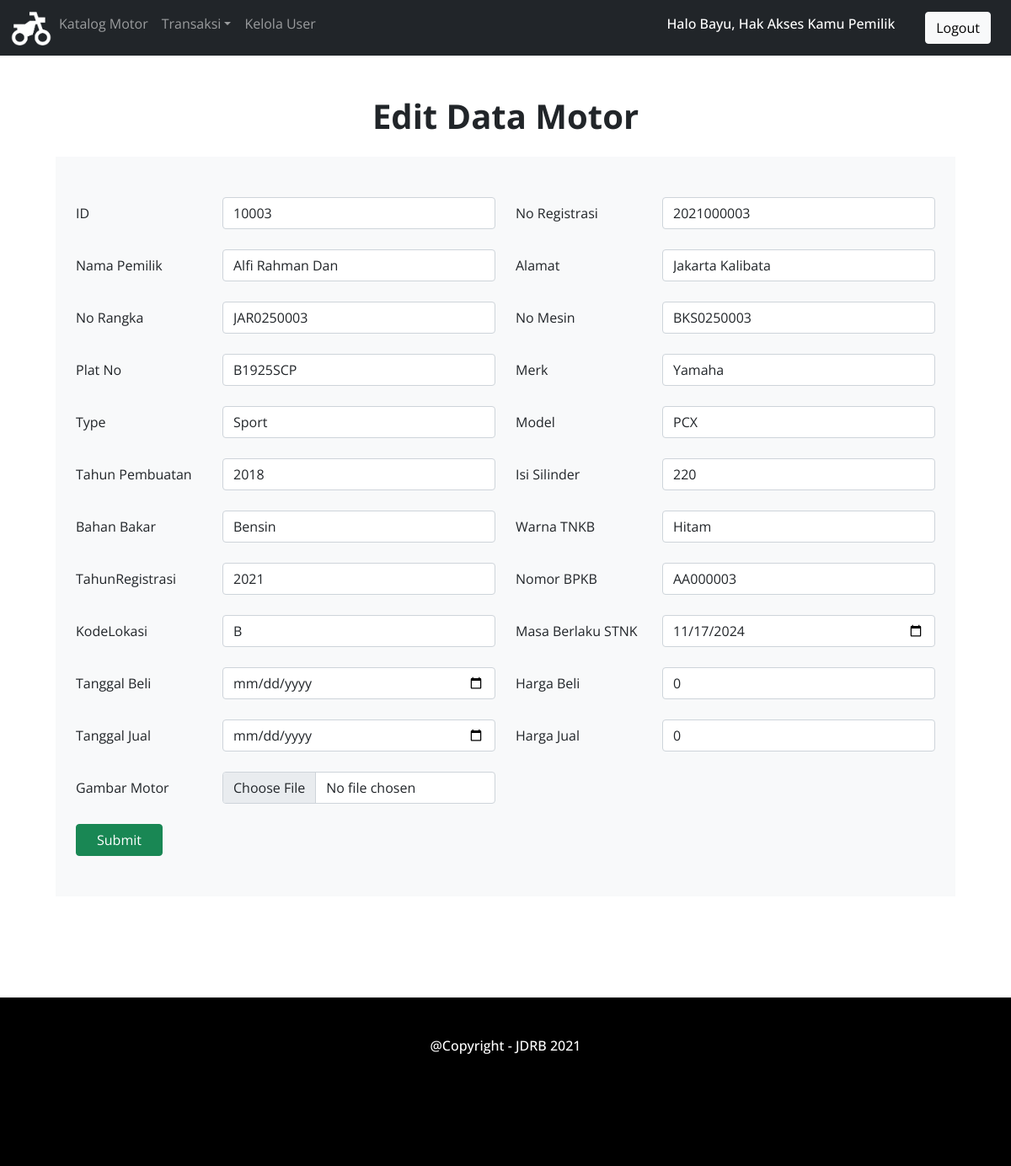
Before: /home/Pemilik/identitas_motor_update.php?ID=10003 (signed in) with the older database file.
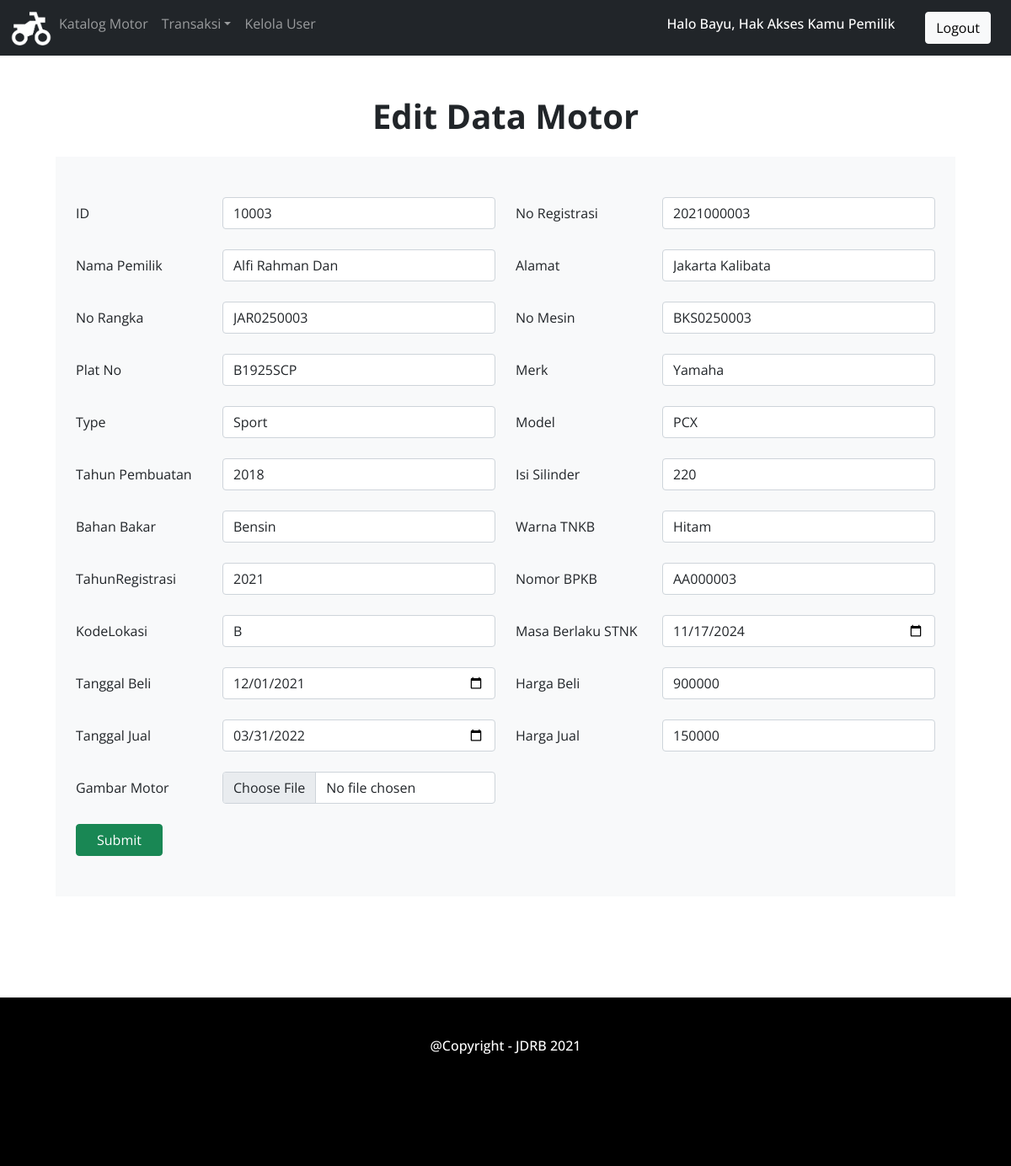
After: the same page with the newer database file.
### tables this page shows
CREATE TABLE `identitas_motor` (
  `ID` int(5) NOT NULL,
  `NoRegistrasi` int(10) NOT NULL,
  `NamaPemilik` varchar(25) NOT NULL,
  `Alamat` varchar(25) NOT NULL,
  `NoRangka` varchar(15) NOT NULL,
  `NoMesin` varchar(15) NOT NULL,
  `PlatNo` varchar(9) NOT NULL,
  `Merk` varchar(10) NOT NULL,
  `Type` varchar(15) NOT NULL,
  `Model` varchar(10) NOT NULL,
  `TahunPembuatan` year(4) NOT NULL,
  `IsiSilinder` int(5) NOT NULL,
  `BahanBakar` varchar(10) NOT NULL,
  `WarnaTNKB` varchar(10) NOT NULL,
  `TahunRegistrasi` year(4) NOT NULL,
  `NoBPKB` varchar(8) NOT NULL,
  `KodeLokasi` varchar(10) NOT NULL,
  `MasaBerlakuSTNK` date NOT NULL,
  `Gambar_Motor` varchar(255) NOT NULL,
  `Tgl_Beli` date DEFAULT NULL,
  `Harga_Beli` int(11) NOT NULL,
  `Tgl_Jual` date DEFAULT NULL,
  `Harga_Jual` int(11) NOT NULL
);

### home/Pemilik/identitas_motor_update.php (the view, shortened to what the changed rows need)
<!DOCTYPE html>
<html lang="en">
<head>
<link rel="stylesheet" href="../../bootstrap/css/bootstrap.min.css">
<link rel="stylesheet" href="../../style.css">
</head>
<body>
<div class="header">
    <h1 class="mt-5">Edit Data Motor</h1>
</div>
<div class="container" >
		<div class="bg-light m-4 p-4">
            <?php
                include '../../koneksi.php';
                $ID=$_GET['ID'];
                $data=mysqli_query($koneksi,"SELECT * from identitas_motor where ID='$ID' ") or die(mysqli_error($koneksi));
                $identitas_motor=mysqli_fetch_array($data);
            ?>
			<form method="post" action="../../proses/identitas_motor_updateproses.php?ID=<?php echo $ID?>" enctype="multipart/form-data">
                <div class="form-group row my-4">
                    <div class="col-sm-4">
                        <input type="number" class="form-control" name="ID" value="<?php echo $identitas_motor['ID']?>" required>
                    </div>
                    <div class="col-sm-4">
                        <input type="number" class="form-control" name="NoRegistrasi" value="<?php echo $identitas_motor['NoRegistrasi']?>" required>
                    </div>
                </div>
                <div class="form-group row my-4">
                    <div class="col-sm-4">
                        <input type="text" class="form-control" name="NamaPemilik" value="<?php echo $identitas_motor['NamaPemilik']?>" required>
                    </div>
                    <div class="col-sm-4">
                        <input type="text" class="form-control" name="Alamat" value="<?php echo $identitas_motor['Alamat']?>" required>
                    </div>
                </div>
                <div class="form-group row my-4">
                    <div class="col-sm-4">
                        <input type="text" class="form-control" name="NoRangka" value="<?php echo $identitas_motor['NoRangka']?>" required>
                    </div>
                    <div class="col-sm-4">
                        <input type="text" class="form-control" name="NoMesin" value="<?php echo $identitas_motor['NoMesin']?>" required>
                    </div>
                </div>
                <div class="form-group row my-4">
                    <div class="col-sm-4">
                        <input type="text" class="form-control" name="PlatNo" value="<?php echo $identitas_motor['PlatNo']?>" required>
                    </div>
                    <div class="col-sm-4">
                        <input type="text" class="form-control" name="Merk" value="<?php echo $identitas_motor['Merk']?>" required>
                    </div>
                </div>
                <div class="form-group row my-4">
                    <div class="col-sm-4">
                        <input type="text" class="form-control" name="Type" value="<?php echo $identitas_motor['Type']?>" required>
                    </div>
                    <div class="col-sm-4">
                        <input type="text" class="form-control" name="Model" value="<?php echo $identitas_motor['Model']?>" required>
                    </div>
                </div>
                <div class="form-group row my-4">
                    <div class="col-sm-4">
                        <input type="year" class="form-control" name="TahunPembuatan" value="<?php echo $identitas_motor['TahunPembuatan']?>" required>
                    </div>
                    <div class="col-sm-4">
                        <input type="number" class="form-control" name="IsiSilinder" value="<?php echo $identitas_motor['IsiSilinder']?>" required>
                    </div>
                </div>
                <div class="form-group row my-4">
                    <div class="col-sm-4">
                        <input type="text" class="form-control" name="BahanBakar" value="<?php echo $identitas_motor['BahanBakar']?>" required>
                    </div>
                    <div class="col-sm-4">
                        <input type="text" class="form-control" name="WarnaTNKB" value="<?php echo $identitas_motor['WarnaTNKB']?>" required>
                    </div>
                </div>
                <div class="form-group row my-4">
                    <div class="col-sm-4">
                        <input type="year" class="form-control" name="TahunRegistrasi" value="<?php echo $identitas_motor['TahunRegistrasi']?>" required>
                    </div>
                    <div class="col-sm-4">
                        <input type="text" class="form-control" name="NoBPKB" value="<?php echo $identitas_motor['NoBPKB']?>" required>
                    </div>
                </div>
                <div class="form-group row my-4">
                    <div class="col-sm-4">
                        <input type="text" class="form-control" name="KodeLokasi" value="<?php echo $identitas_motor['KodeLokasi']?>" required>
                    </div>
                    <div class="col-sm-4">
                        <input type="date" class="form-control" name="MasaBerlakuSTNK" value="<?php echo $identitas_motor['MasaBerlakuSTNK']?>" required>
                    </div>
                </div>
                <div class="form-group row my-4">
                    <div class="col-sm-4">
                        <input type="date" class="form-control" name="Tgl_Beli" value="<?php echo $identitas_motor['Tgl_Beli']?>" required>
                    </div>
                    <div class="col-sm-4">
                        <input type="text" class="form-control" name="Harga_Beli" value="<?php echo $identitas_motor['Harga_Beli']?>" required>
                    </div>
                </div>
                <div class="form-group row my-4">
                    <div class="col-sm-4">
                        <input type="date" class="form-control" name="Tgl_Jual" value="<?php echo $identitas_motor['Tgl_Jual']?>" required>
                    </div>
                    <div class="col-sm-4">
                        <input type="text" class="form-control" name="Harga_Jual" value="<?php echo $identitas_motor['Harga_Jual']?>" required>
                    </div>
                </div>
                <div class="form-group row my-4">
                    <div class="col-sm-4">
                        <input type="file" class="form-control" name="Gambar_Motor" value="<?php echo $identitas_motor['Gambar_Motor']?>" required>
                    </div>
                </div>
            </form>
        </div>
    </div>
</body>
</html>

Changed rows visible on the page:
changed identitas_motor "Alfi Rahman Dan": Tgl_Beli (not shown) → "12/01/2021"; Harga_Beli "0" → "900000"; Tgl_Jual (not shown) → "03/31/2022"; Harga_Jual "0" → "150000"
